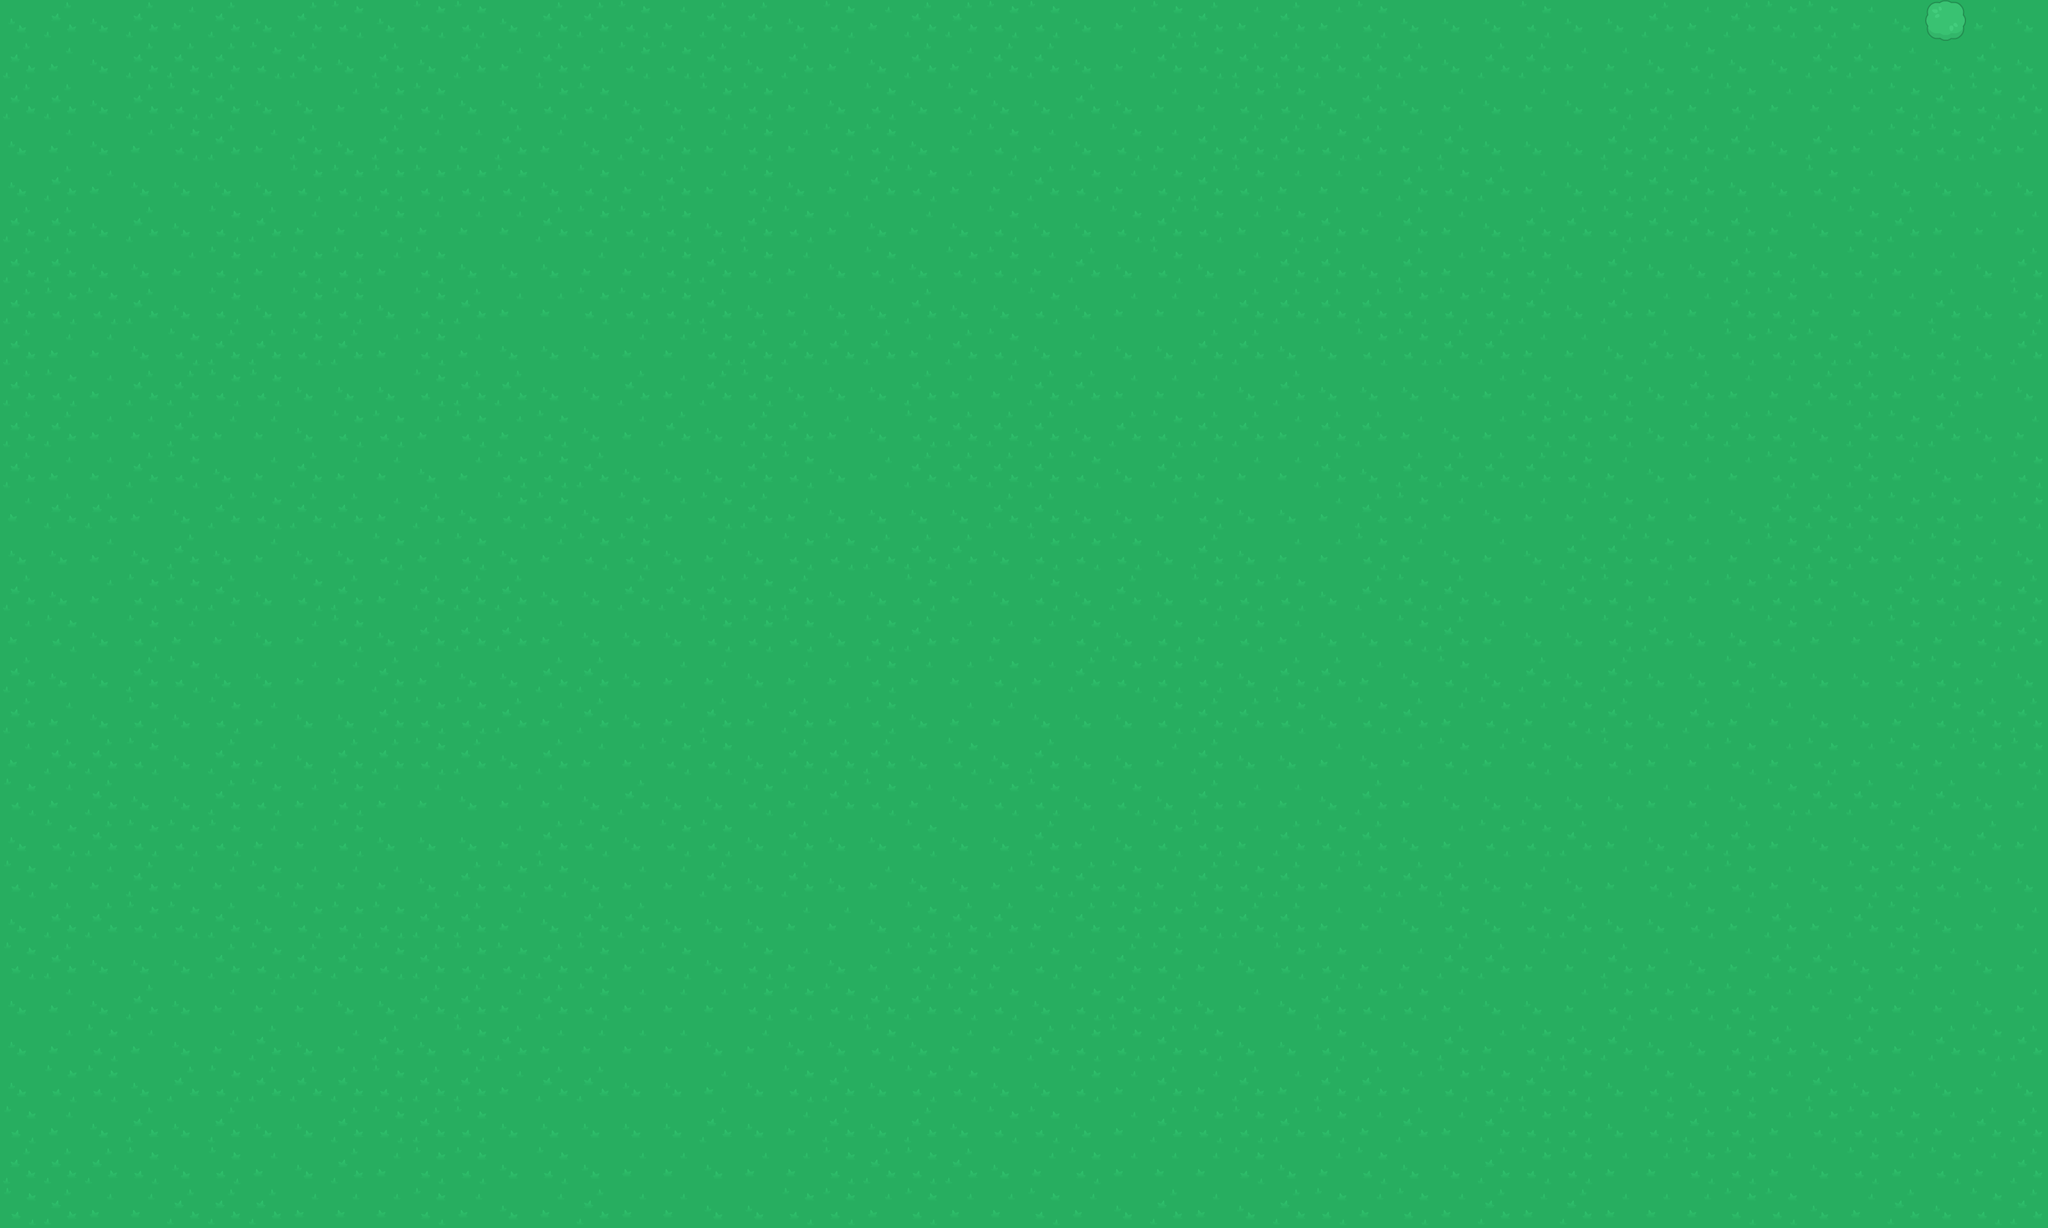

A level layout from a 2D game, rendered from its tile map. Below: a short description, then the map file with its tile-grid data intact:
An orthogonal 50x30 tile map with 64x64 px tiles, 2 tile layers (Ground, Trees).

<map version="1.2" tiledversion="1.2.3" orientation="orthogonal" renderorder="right-down" width="50" height="30" tilewidth="64" tileheight="64" infinite="0" nextlayerid="3" nextobjectid="1">
 <tileset firstgid="1" source="Kenny Topdown Pack.tsx" />
 <layer id="1" name="Ground" width="50" height="30">
  <data encoding="csv">
4,1,4,1,3,1,4,1,2,4,2,2,4,1,1,2,3,1,1,4,2,3,1,1,2,2,4,3,2,1,3,1,3,2,4,4,4,2,4,4,1,3,1,2,2,3,4,1,3,4,
1,3,4,1,1,1,2,1,4,1,4,1,3,1,3,2,2,1,4,1,3,4,1,3,1,1,4,3,1,2,1,1,1,1,1,4,1,1,3,3,4,2,4,4,1,1,3,4,1,4,
1,1,4,1,2,1,4,4,3,2,2,4,4,2,2,4,4,2,2,3,4,2,4,2,4,4,1,4,3,3,2,2,4,1,4,3,4,3,4,2,2,3,2,3,3,3,2,1,2,1,
4,3,4,3,2,1,3,1,4,1,3,3,1,3,4,1,1,3,2,3,2,2,4,3,2,3,4,2,3,1,1,1,2,1,3,1,4,4,4,1,1,1,1,4,1,3,2,2,1,3,
4,1,3,4,4,4,4,2,2,2,2,2,2,4,2,3,1,3,2,4,3,1,2,3,3,1,2,3,2,1,2,3,3,3,1,2,1,3,4,2,1,1,4,4,2,3,4,4,4,4,
1,1,4,1,4,2,1,3,3,2,3,3,3,1,2,2,2,4,1,2,3,4,3,4,2,4,4,2,1,2,3,2,1,3,1,3,4,1,1,2,1,1,1,3,4,2,1,3,3,3,
1,1,4,4,3,2,3,2,2,3,2,4,4,4,3,3,2,1,2,3,4,2,4,2,2,3,1,4,2,4,3,1,1,4,1,3,2,2,4,1,4,4,1,2,4,2,3,3,4,1,
1,2,2,1,4,2,4,2,2,4,2,1,3,3,2,2,2,1,4,3,4,4,1,4,4,2,4,3,3,3,1,1,1,1,2,2,2,1,4,1,3,3,1,2,3,3,3,1,4,2,
1,3,3,4,2,1,1,2,1,3,2,3,4,4,4,3,3,2,1,1,1,1,3,1,2,4,3,4,4,1,1,4,4,2,2,1,1,3,3,4,1,4,2,2,2,1,4,2,4,1,
1,2,3,1,1,2,2,4,4,4,2,1,1,4,4,1,3,1,2,4,4,4,1,3,3,1,1,3,3,3,4,1,4,4,4,4,3,2,4,2,4,1,3,3,1,1,3,2,3,4,
1,1,3,3,1,3,3,4,2,2,3,2,3,2,4,3,1,4,1,1,3,4,2,1,1,1,4,1,2,1,1,3,1,1,3,4,3,2,2,2,4,1,1,2,4,1,2,1,4,3,
1,3,3,1,2,4,3,1,3,3,4,3,2,2,1,4,4,4,1,2,4,3,1,1,1,1,2,4,1,3,3,3,1,4,1,1,1,1,2,3,4,3,3,2,3,1,3,4,3,2,
3,1,1,3,4,1,2,1,1,3,1,4,2,2,4,2,3,2,1,3,4,4,4,4,1,1,4,4,3,2,4,4,3,1,2,3,4,3,3,2,3,3,4,1,1,1,2,2,3,2,
4,4,3,4,1,4,3,4,4,2,3,2,4,3,2,2,4,3,4,2,2,1,1,1,4,2,2,2,4,1,4,3,3,2,3,4,3,4,1,1,2,3,3,2,1,1,3,2,3,4,
1,4,3,2,2,1,4,2,1,3,1,1,1,4,4,1,1,1,2,1,4,4,2,3,4,2,4,1,4,2,2,2,4,1,2,1,4,3,1,2,3,3,2,2,2,4,1,2,2,1,
3,2,4,2,3,3,4,3,2,4,1,1,1,3,4,4,4,2,2,2,4,2,1,3,3,3,2,4,2,3,2,3,4,4,2,1,3,4,4,2,1,4,4,2,3,3,2,3,2,1,
1,4,4,1,2,4,4,3,3,1,3,4,4,1,1,4,3,3,4,3,3,2,3,3,2,3,1,2,2,2,4,1,1,3,4,2,4,1,4,1,4,4,2,4,4,4,2,2,3,4,
1,3,4,2,4,2,3,4,4,1,2,2,1,3,1,4,3,1,3,1,3,2,4,3,3,4,4,4,2,1,1,2,4,2,1,3,2,3,2,1,4,1,3,3,4,4,3,2,1,1,
3,1,1,2,4,1,3,4,1,1,2,1,4,1,3,3,2,2,4,1,1,1,4,2,4,1,4,4,3,1,4,4,3,4,3,2,3,2,4,2,3,3,2,3,2,3,2,3,2,2,
2,3,1,4,4,1,2,3,2,3,3,4,3,3,4,1,4,4,2,3,1,2,3,4,2,2,4,2,4,1,3,3,4,1,3,4,4,4,4,4,3,3,4,2,1,1,3,1,4,3,
4,2,1,2,2,2,3,3,2,4,4,4,3,1,2,4,2,2,4,1,4,4,2,4,4,1,3,4,2,2,3,1,2,1,4,3,2,2,1,3,4,1,1,3,4,4,2,4,1,3,
2,3,3,1,3,3,2,3,3,3,4,1,2,2,4,3,3,1,4,1,4,3,4,4,3,2,1,2,3,1,2,1,3,2,1,1,4,3,4,3,2,3,2,3,4,2,2,2,4,4,
4,1,1,2,2,1,4,2,2,2,1,1,3,4,1,1,4,4,4,3,3,4,2,1,1,3,1,2,2,2,1,1,3,3,4,2,4,2,1,4,4,2,3,1,3,1,2,4,3,3,
2,1,4,4,4,1,2,1,1,2,1,2,2,1,2,3,2,4,2,3,4,3,2,2,3,2,3,1,2,3,4,2,2,3,3,1,1,3,3,1,3,4,3,1,1,4,2,3,4,3,
4,3,4,1,4,3,3,3,4,4,1,1,3,1,2,3,3,3,2,2,2,1,1,2,2,4,2,1,1,4,3,4,1,2,2,3,4,4,3,2,2,2,2,3,3,1,3,3,4,3,
4,3,2,3,4,3,1,4,3,1,4,2,1,3,3,3,3,4,3,4,4,2,4,3,3,1,2,2,1,2,4,4,2,4,4,1,3,2,1,1,4,4,2,1,4,1,3,1,2,1,
4,2,2,4,1,2,1,1,1,2,1,1,3,1,1,4,4,3,4,2,1,4,2,2,4,4,2,3,1,3,1,3,1,1,3,2,2,1,2,4,2,4,2,3,1,4,3,4,3,4,
2,3,4,1,4,1,4,4,1,2,1,2,4,4,4,4,4,1,4,3,1,4,1,4,2,2,4,3,1,2,2,1,2,3,1,3,1,2,2,4,2,1,2,3,2,2,2,3,1,1,
1,1,1,2,4,2,3,4,1,3,2,2,4,2,4,3,3,4,3,3,2,1,2,1,4,3,2,3,3,3,2,4,3,2,4,4,1,2,2,3,3,2,2,3,4,2,3,2,3,1,
2,1,3,3,1,1,1,3,3,3,2,3,4,3,1,3,3,4,4,2,2,3,2,3,3,2,3,4,1,3,4,1,2,3,2,3,1,3,1,3,3,3,2,2,4,3,1,4,2,1
</data>
 </layer>
 <layer id="2" name="Trees" width="50" height="30">
  <data encoding="csv">
0,0,0,0,0,0,0,0,0,0,0,0,0,0,0,0,0,0,0,0,0,0,0,0,0,0,0,0,0,0,0,0,0,0,0,0,0,0,0,0,0,0,0,0,0,0,0,183,0,0,
0,0,0,0,0,0,0,0,0,0,0,0,0,0,0,0,0,0,0,0,0,0,0,0,0,0,0,0,0,0,0,0,0,0,0,0,0,0,0,0,0,0,0,0,0,0,0,0,0,0,
0,0,0,0,0,0,0,0,0,0,0,0,0,0,0,0,0,0,0,0,0,0,0,0,0,0,0,0,0,0,0,0,0,0,0,0,0,0,0,0,0,0,0,0,0,0,0,0,0,0,
0,0,0,0,0,0,0,0,0,0,0,0,0,0,0,0,0,0,0,0,0,0,0,0,0,0,0,0,0,0,0,0,0,0,0,0,0,0,0,0,0,0,0,0,0,0,0,0,0,0,
0,0,0,0,0,0,0,0,0,0,0,0,0,0,0,0,0,0,0,0,0,0,0,0,0,0,0,0,0,0,0,0,0,0,0,0,0,0,0,0,0,0,0,0,0,0,0,0,0,0,
0,0,0,0,0,0,0,0,0,0,0,0,0,0,0,0,0,0,0,0,0,0,0,0,0,0,0,0,0,0,0,0,0,0,0,0,0,0,0,0,0,0,0,0,0,0,0,0,0,0,
0,0,0,0,0,0,0,0,0,0,0,0,0,0,0,0,0,0,0,0,0,0,0,0,0,0,0,0,0,0,0,0,0,0,0,0,0,0,0,0,0,0,0,0,0,0,0,0,0,0,
0,0,0,0,0,0,0,0,0,0,0,0,0,0,0,0,0,0,0,0,0,0,0,0,0,0,0,0,0,0,0,0,0,0,0,0,0,0,0,0,0,0,0,0,0,0,0,0,0,0,
0,0,0,0,0,0,0,0,0,0,0,0,0,0,0,0,0,0,0,0,0,0,0,0,0,0,0,0,0,0,0,0,0,0,0,0,0,0,0,0,0,0,0,0,0,0,0,0,0,0,
0,0,0,0,0,0,0,0,0,0,0,0,0,0,0,0,0,0,0,0,0,0,0,0,0,0,0,0,0,0,0,0,0,0,0,0,0,0,0,0,0,0,0,0,0,0,0,0,0,0,
0,0,0,0,0,0,0,0,0,0,0,0,0,0,0,0,0,0,0,0,0,0,0,0,0,0,0,0,0,0,0,0,0,0,0,0,0,0,0,0,0,0,0,0,0,0,0,0,0,0,
0,0,0,0,0,0,0,0,0,0,0,0,0,0,0,0,0,0,0,0,0,0,0,0,0,0,0,0,0,0,0,0,0,0,0,0,0,0,0,0,0,0,0,0,0,0,0,0,0,0,
0,0,0,0,0,0,0,0,0,0,0,0,0,0,0,0,0,0,0,0,0,0,0,0,0,0,0,0,0,0,0,0,0,0,0,0,0,0,0,0,0,0,0,0,0,0,0,0,0,0,
0,0,0,0,0,0,0,0,0,0,0,0,0,0,0,0,0,0,0,0,0,0,0,0,0,0,0,0,0,0,0,0,0,0,0,0,0,0,0,0,0,0,0,0,0,0,0,0,0,0,
0,0,0,0,0,0,0,0,0,0,0,0,0,0,0,0,0,0,0,0,0,0,0,0,0,0,0,0,0,0,0,0,0,0,0,0,0,0,0,0,0,0,0,0,0,0,0,0,0,0,
0,0,0,0,0,0,0,0,0,0,0,0,0,0,0,0,0,0,0,0,0,0,0,0,0,0,0,0,0,0,0,0,0,0,0,0,0,0,0,0,0,0,0,0,0,0,0,0,0,0,
0,0,0,0,0,0,0,0,0,0,0,0,0,0,0,0,0,0,0,0,0,0,0,0,0,0,0,0,0,0,0,0,0,0,0,0,0,0,0,0,0,0,0,0,0,0,0,0,0,0,
0,0,0,0,0,0,0,0,0,0,0,0,0,0,0,0,0,0,0,0,0,0,0,0,0,0,0,0,0,0,0,0,0,0,0,0,0,0,0,0,0,0,0,0,0,0,0,0,0,0,
0,0,0,0,0,0,0,0,0,0,0,0,0,0,0,0,0,0,0,0,0,0,0,0,0,0,0,0,0,0,0,0,0,0,0,0,0,0,0,0,0,0,0,0,0,0,0,0,0,0,
0,0,0,0,0,0,0,0,0,0,0,0,0,0,0,0,0,0,0,0,0,0,0,0,0,0,0,0,0,0,0,0,0,0,0,0,0,0,0,0,0,0,0,0,0,0,0,0,0,0,
0,0,0,0,0,0,0,0,0,0,0,0,0,0,0,0,0,0,0,0,0,0,0,0,0,0,0,0,0,0,0,0,0,0,0,0,0,0,0,0,0,0,0,0,0,0,0,0,0,0,
0,0,0,0,0,0,0,0,0,0,0,0,0,0,0,0,0,0,0,0,0,0,0,0,0,0,0,0,0,0,0,0,0,0,0,0,0,0,0,0,0,0,0,0,0,0,0,0,0,0,
0,0,0,0,0,0,0,0,0,0,0,0,0,0,0,0,0,0,0,0,0,0,0,0,0,0,0,0,0,0,0,0,0,0,0,0,0,0,0,0,0,0,0,0,0,0,0,0,0,0,
0,0,0,0,0,0,0,0,0,0,0,0,0,0,0,0,0,0,0,0,0,0,0,0,0,0,0,0,0,0,0,0,0,0,0,0,0,0,0,0,0,0,0,0,0,0,0,0,0,0,
0,0,0,0,0,0,0,0,0,0,0,0,0,0,0,0,0,0,0,0,0,0,0,0,0,0,0,0,0,0,0,0,0,0,0,0,0,0,0,0,0,0,0,0,0,0,0,0,0,0,
0,0,0,0,0,0,0,0,0,0,0,0,0,0,0,0,0,0,0,0,0,0,0,0,0,0,0,0,0,0,0,0,0,0,0,0,0,0,0,0,0,0,0,0,0,0,0,0,0,0,
0,0,0,0,0,0,0,0,0,0,0,0,0,0,0,0,0,0,0,0,0,0,0,0,0,0,0,0,0,0,0,0,0,0,0,0,0,0,0,0,0,0,0,0,0,0,0,0,0,0,
0,0,0,0,0,0,0,0,0,0,0,0,0,0,0,0,0,0,0,0,0,0,0,0,0,0,0,0,0,0,0,0,0,0,0,0,0,0,0,0,0,0,0,0,0,0,0,0,0,0,
0,0,0,0,0,0,0,0,0,0,0,0,0,0,0,0,0,0,0,0,0,0,0,0,0,0,0,0,0,0,0,0,0,0,0,0,0,0,0,0,0,0,0,0,0,0,0,0,0,0,
0,0,0,0,0,0,0,0,0,0,0,0,0,0,0,0,0,0,0,0,0,0,0,0,0,0,0,0,0,0,0,0,0,0,0,0,0,0,0,0,0,0,0,0,0,0,0,0,0,0
</data>
 </layer>
</map>
